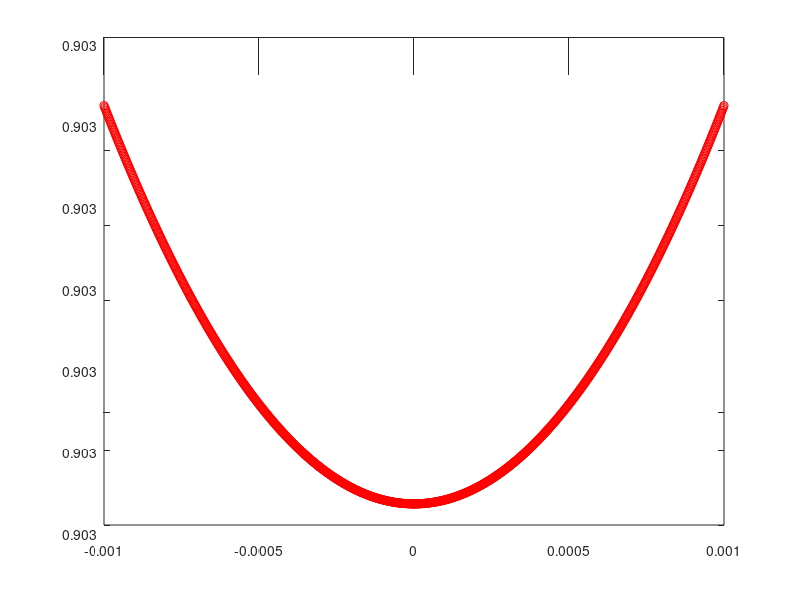

This figure's MATLAB source:
clc; clear; close all;

inte = @(x0) integral(@(x) exp(-pi.*(x-x0).^2) .* ((-1/2).*(-pi + pi^2 .* (x - x0).^2) + (x.^2) ./ 2 + (x.^4) ./ 2) , -inf, inf);

x0_list = linspace(-.001,.001, 1000);
int_list = []
for k = 1:length(x0_list)
    int_list(end + 1) = inte(x0_list(k))
end
plot(x0_list, int_list, 'ro')
